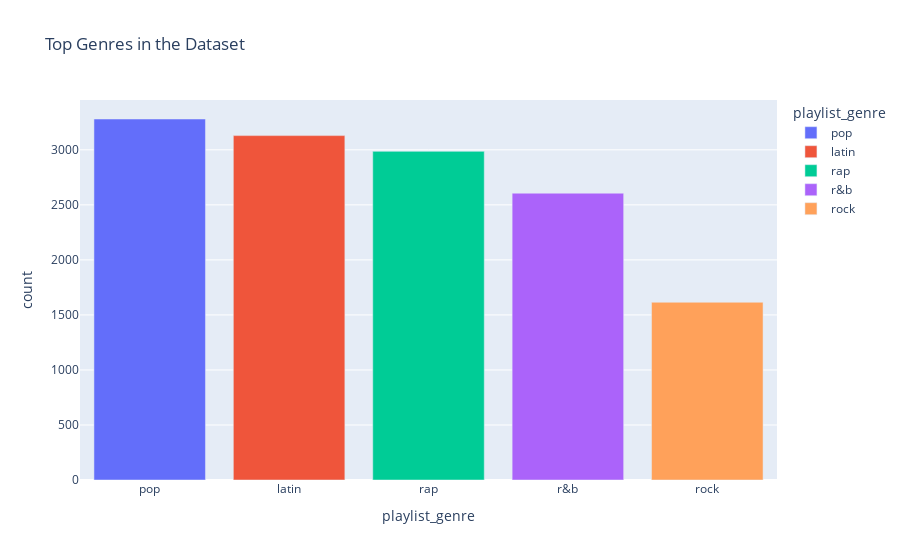

The code cell stored with this chart in its notebook:
### Markdown cell above
### A graphical representation that displays the genre count.

### Code cell
import plotly.express as px

# Create a dataframe with counts of each genre
genre_counts = df_new['playlist_genre'].value_counts().reset_index()
genre_counts.columns = ['playlist_genre', 'count']

# Sort the genres by count in descending order
genre_counts = genre_counts.sort_values('count', ascending=False)

# Create a bar chart
fig = px.bar(genre_counts, x='playlist_genre', y='count', color='playlist_genre', title='Top Genres in the Dataset')

fig.show()

### Figure 1 — Plotly figure (JSON) as saved in the notebook; plotly's stock layout.template omitted (floating-point values rounded to 4 significant figures)
{"data": [{"alignmentgroup": "True", "hovertemplate": "playlist_genre=%{x}<br>count=%{y}<extra></extra>", "legendgroup": "pop", "marker": {"color": "#636efa", "pattern": {"shape": ""}}, "name": "pop", "offsetgroup": "pop", "orientation": "v", "showlegend": true, "textposition": "auto", "type": "bar", "x": ["pop"], "xaxis": "x", "y": [3280], "yaxis": "y"}, {"alignmentgroup": "True", "hovertemplate": "playlist_genre=%{x}<br>count=%{y}<extra></extra>", "legendgroup": "latin", "marker": {"color": "#EF553B", "pattern": {"shape": ""}}, "name": "latin", "offsetgroup": "latin", "orientation": "v", "showlegend": true, "textposition": "auto", "type": "bar", "x": ["latin"], "xaxis": "x", "y": [3129], "yaxis": "y"}, {"alignmentgroup": "True", "hovertemplate": "playlist_genre=%{x}<br>count=%{y}<extra></extra>", "legendgroup": "rap", "marker": {"color": "#00cc96", "pattern": {"shape": ""}}, "name": "rap", "offsetgroup": "rap", "orientation": "v", "showlegend": true, "textposition": "auto", "type": "bar", "x": ["rap"], "xaxis": "x", "y": [2986], "yaxis": "y"}, {"alignmentgroup": "True", "hovertemplate": "playlist_genre=%{x}<br>count=%{y}<extra></extra>", "legendgroup": "r&b", "marker": {"color": "#ab63fa", "pattern": {"shape": ""}}, "name": "r&b", "offsetgroup": "r&b", "orientation": "v", "showlegend": true, "textposition": "auto", "type": "bar", "x": ["r&b"], "xaxis": "x", "y": [2606], "yaxis": "y"}, {"alignmentgroup": "True", "hovertemplate": "playlist_genre=%{x}<br>count=%{y}<extra></extra>", "legendgroup": "rock", "marker": {"color": "#FFA15A", "pattern": {"shape": ""}}, "name": "rock", "offsetgroup": "rock", "orientation": "v", "showlegend": true, "textposition": "auto", "type": "bar", "x": ["rock"], "xaxis": "x", "y": [1615], "yaxis": "y"}], "layout": {"barmode": "relative", "legend": {"title": {"text": "playlist_genre"}, "tracegroupgap": 0}, "title": {"text": "Top Genres in the Dataset"}, "xaxis": {"anchor": "y", "categoryarray": ["pop", "latin", "rap", "r&b", "rock"], "categoryorder": "array", "domain": [0, 1], "title": {"text": "playlist_genre"}}, "yaxis": {"anchor": "x", "domain": [0, 1], "title": {"text": "count"}}}}
